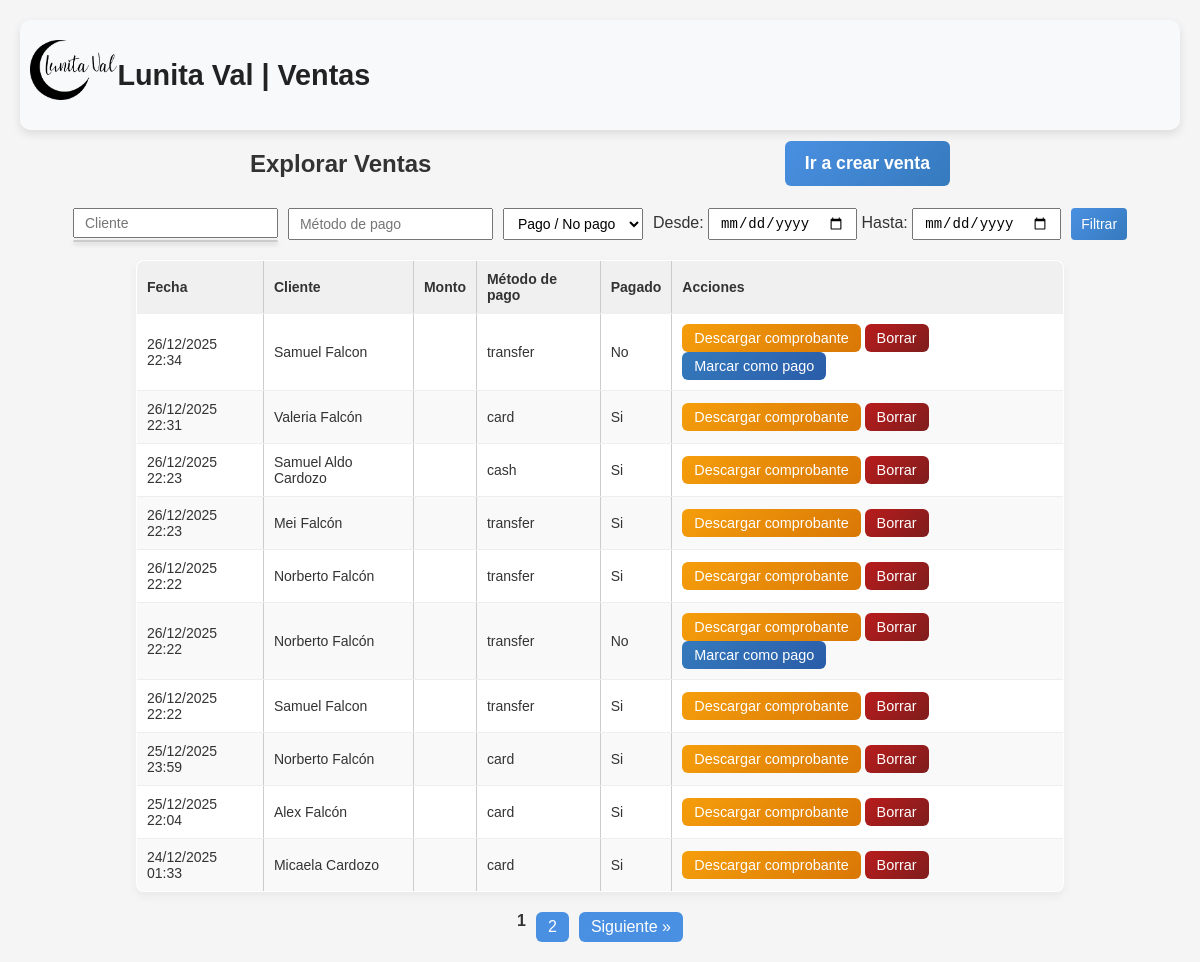
The app's page /sales/explore, older data.
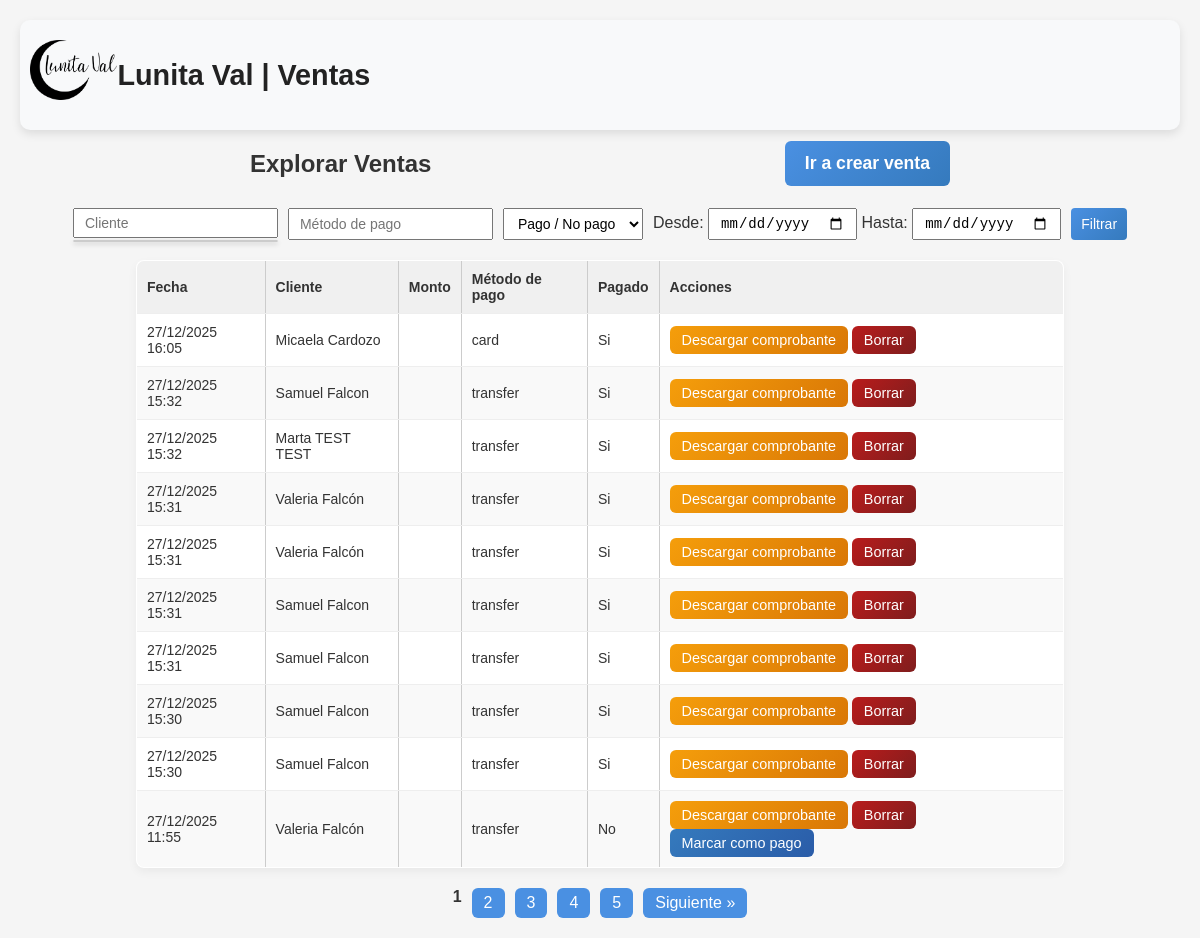
The same page, newer data.
### app/models/sale.py (models this page shows)
class Sale(db.Model):
    __tablename__ = "sales"
    id = db.Column(db.Integer, primary_key=True)
    customer_id = db.Column(db.Integer, db.ForeignKey("customers.id"), nullable=False)
    amount = db.Column(db.Numeric(10, 2), nullable=False)
    payment_method = db.Column(db.String(20), nullable=False)
    paid = db.Column(db.Boolean, default=False)
    notes = db.Column(db.Text)
    sale_date = db.Column(db.DateTime, default=datetime.utcnow)
    created_at = db.Column(db.DateTime, default=datetime.utcnow)
    has_shipping = db.Column(db.Boolean, default=False)
    shipping_date = db.Column(db.Date, nullable=True)
    sales_channel = db.Column(db.String(20), nullable=False)
    is_cash = db.Column(db.Boolean, default=False, nullable=False)
    has_change = db.Column(db.Boolean, default=False, nullable=False)
    customer = db.relationship("Customer", back_populates="sales")

### app/models/customer.py (models this page shows)
class Customer(db.Model):
    __tablename__ = "customers"
    id = db.Column(db.Integer, primary_key=True)
    first_name = db.Column(db.String(100), nullable=False)
    last_name = db.Column(db.String(100), nullable=False)
    address = db.Column(db.String(255), nullable=False)
    city = db.Column(db.String(100), nullable=False)
    phone = db.Column(db.String(50), nullable=False)
    description = db.Column(db.Text)
    created_at = db.Column(db.DateTime, default=datetime.utcnow)
    sales = db.relationship(
        "Sale",
        back_populates="customer",
        lazy=True,
        cascade="all, delete-orphan"
    )

### app/routes/sales.py (the view)
@sales_bp.get("/explore")
def explore_sales_page():
    filters = {
        "customer": request.args.get("customer", ""),
        "payment_method": request.args.get("payment_method", ""),
        "paid": request.args.get("paid", ""),
        "date_from": request.args.get("date_from", ""),
        "date_to": request.args.get("date_to", ""),
        "page": int(request.args.get("page", 1))
    }
    data = explore_sales(filters)  # llamamos al servicio
    return render_template(
        "explore_sales.html",
        sales=data["sales"],
        page=data["page"],
        per_page=data["per_page"],
        total_sales=data["total_sales"],
        total_pages=data["total_pages"],
        filters=filters
    )

### templates/explore_sales.html (shortened to what the changed rows need)
<!DOCTYPE html>
<html lang="es">
<head>
    <link rel="stylesheet" href="{{ url_for('static', filename='css/style.css') }}">
</head>
<body>
    <div class="container">
        <div class="page-header" style="display:flex; justify-content: space-between; align-items:center; max-width:700px; margin:0 auto 10px auto;">
            <h2>Explorar Ventas</h2>
        </div>
        <div class="table-container" style="max-width:80%; margin:0 auto 20px auto;">
                <table id="salesTable" border="1">
                <thead>
                    <tr>
                        <th>Fecha</th>
                        <th>Cliente</th>
                        <th>Monto</th>
                        <th>Método de pago</th>
                        <th>Pagado</th>
                        <th>Acciones</th>
                    </tr>
                </thead>
                <tbody>
                    {% for s in sales %}
                    <tr>
                        <td>{{ s.created_at.strftime('%d/%m/%Y %H:%M') }}</td>
                        <td>{{ s.customer.first_name }} {{ s.customer.last_name }}</td>
                        <td class="amount" data-amount="{{ s.amount }}"></td>
                        <td>{{ s.payment_method }}</td>
                        <td class="paid-status">{{ "Si" if s.paid else "No" }}</td>
                        <td>
                            <a href="{{ url_for('pdf.download_sale_label', sale_id=s.id) }}" target="_blank" class="btn">Descargar comprobante</a>
                            <button
                                class="button button-delete"
                                data-url="{{ url_for('sales.delete_existing_sale', id=s.id) }}"
                            >Borrar</button>
                            {% if not s.paid %}
                            <button
                                class="btn-pay"
                                data-sale="{{ s.id }}"
                                data-url="{{ url_for('sales.mark_sale_paid_endpoint', sale_id=s.id) }}"
                            >Marcar como pago</button>
                            {% endif %}
                        </td>
                    </tr>
                    {% endfor %}
                </tbody>
    </table>
            <div class="pagination" style="text-align:center; margin-top:20px;">
                {% for p in range(1, total_pages + 1) %}
                    {% if p == page %}
                        <strong>{{ p }}</strong>
                    {% else %}
                        <a href="{{ url_for('sales.explore_sales_page', page=p,
                            customer=filters.customer,
                            payment_method=filters.payment_method,
                            paid=filters.paid,
                            date_from=filters.date_from,
                            date_to=filters.date_to) }}">{{ p }}</a>
                    {% endif %}
                {% endfor %}
                {% if page < total_pages %}
                <a href="{{ url_for('sales.explore_sales_page', page=page+1,
                    customer=filters.customer,
                    payment_method=filters.payment_method,
                    paid=filters.paid,
                    date_from=filters.date_from,
                    date_to=filters.date_to) }}">Siguiente »</a>
                {% endif %}
            </div>
        </div>
    </div>
</body>
</html>

Row changes from the older to the newer data that the page shows:
no longer on this page (row unchanged): Sale: created_at "26/12/2025 22:34", customer.first_name "Samuel", customer.last_name "Falcon", amount 7800 (drawn), payment_method "transfer", paid "No"
no longer on this page (row unchanged): Sale: created_at "26/12/2025 22:31", customer.first_name "Valeria", customer.last_name "Falcón", amount 17000 (drawn), payment_method "card", paid "Si"
no longer on this page (row edited): Sale: created_at "26/12/2025 22:23", customer.first_name "Samuel Aldo", customer.last_name "Cardozo", amount 77777 (drawn), payment_method "cash", paid "Si"
no longer on this page (row unchanged): Sale: created_at "26/12/2025 22:23", customer.first_name "Mei", customer.last_name "Falcón", amount 7800 (drawn), payment_method "transfer", paid "Si"
no longer on this page (row unchanged): Sale: created_at "26/12/2025 22:22", customer.first_name "Norberto", customer.last_name "Falcón", amount 45500 (drawn), payment_method "transfer", paid "Si"
no longer on this page (row unchanged): Sale: created_at "26/12/2025 22:22", customer.first_name "Norberto", customer.last_name "Falcón", amount 4776.99 (drawn), payment_method "transfer", paid "No"
no longer on this page (row edited): Sale: created_at "26/12/2025 22:22", customer.first_name "Samuel", customer.last_name "Falcon", amount 85000 (drawn), payment_method "transfer", paid "Si"
no longer on this page (row unchanged): Sale: created_at "25/12/2025 23:59", customer.first_name "Norberto", customer.last_name "Falcón", amount 15000 (drawn), payment_method "card", paid "Si"
no longer on this page (row unchanged): Sale: created_at "25/12/2025 22:04", customer.first_name "Alex", customer.last_name "Falcón", amount 15000 (drawn), payment_method "card", paid "Si"
no longer on this page (row unchanged): Sale: created_at "24/12/2025 01:33", customer.first_name "Micaela", customer.last_name "Cardozo", amount 55000 (drawn), payment_method "card", paid "Si"
added Sale: created_at "27/12/2025 16:05", customer.first_name "Micaela", customer.last_name "Cardozo", amount 35000 (drawn), payment_method "card", paid "Si"
added Sale: created_at "27/12/2025 15:32", customer.first_name "Samuel", customer.last_name "Falcon", amount 45000 (drawn), payment_method "transfer", paid "Si"
added Sale: created_at "27/12/2025 15:32", customer.first_name "Marta TEST", customer.last_name "TEST", amount 80000 (drawn), payment_method "transfer", paid "Si"
added Sale: created_at "27/12/2025 15:31", customer.first_name "Valeria", customer.last_name "Falcón", amount 788 (drawn), payment_method "transfer", paid "Si"
added Sale: created_at "27/12/2025 15:31", customer.first_name "Valeria", customer.last_name "Falcón", amount 15000 (drawn), payment_method "transfer", paid "Si"
added Sale: created_at "27/12/2025 15:31", customer.first_name "Samuel", customer.last_name "Falcon", amount 78000 (drawn), payment_method "transfer", paid "Si"
added Sale: created_at "27/12/2025 15:31", customer.first_name "Samuel", customer.last_name "Falcon", amount 78000 (drawn), payment_method "transfer", paid "Si"
added Sale: created_at "27/12/2025 15:30", customer.first_name "Samuel", customer.last_name "Falcon", amount 15000 (drawn), payment_method "transfer", paid "Si"
added Sale: created_at "27/12/2025 15:30", customer.first_name "Samuel", customer.last_name "Falcon", amount 15000 (drawn), payment_method "transfer", paid "Si"
added Sale: created_at "27/12/2025 11:55", customer.first_name "Valeria", customer.last_name "Falcón", amount 25000 (drawn), payment_method "transfer", paid "No"
Text that changed along with them:
new list line: "3"
new list line: "4"
new list line: "5"
